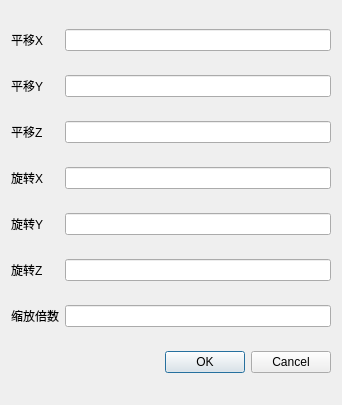
<?xml version="1.0" encoding="UTF-8"?>
<ui version="4.0">
 <class>RadarBeamRotateDlg</class>
 <widget class="QDialog" name="RadarBeamRotateDlg">
  <property name="geometry">
   <rect>
    <x>0</x>
    <y>0</y>
    <width>342</width>
    <height>405</height>
   </rect>
  </property>
  <property name="windowTitle">
   <string>RadarBeamRotateDlg</string>
  </property>
  <layout class="QHBoxLayout" name="horizontalLayout">
   <item>
    <layout class="QGridLayout" name="gridLayout">
     <item row="5" column="0">
      <widget class="QLabel" name="label_6">
       <property name="text">
        <string>旋转Z</string>
       </property>
      </widget>
     </item>
     <item row="1" column="0">
      <widget class="QLabel" name="label_2">
       <property name="text">
        <string>平移Y</string>
       </property>
      </widget>
     </item>
     <item row="4" column="0">
      <widget class="QLabel" name="label_5">
       <property name="text">
        <string>旋转Y</string>
       </property>
      </widget>
     </item>
     <item row="2" column="0">
      <widget class="QLabel" name="label_3">
       <property name="text">
        <string>平移Z</string>
       </property>
      </widget>
     </item>
     <item row="0" column="0">
      <widget class="QLabel" name="label">
       <property name="text">
        <string>平移X</string>
       </property>
      </widget>
     </item>
     <item row="3" column="0">
      <widget class="QLabel" name="label_4">
       <property name="text">
        <string>旋转X</string>
       </property>
      </widget>
     </item>
     <item row="0" column="1">
      <widget class="QLineEdit" name="lineEdit_OffsetX"/>
     </item>
     <item row="1" column="1">
      <widget class="QLineEdit" name="lineEdit_OffsetY"/>
     </item>
     <item row="6" column="0">
      <widget class="QLabel" name="label_7">
       <property name="text">
        <string>缩放倍数</string>
       </property>
      </widget>
     </item>
     <item row="2" column="1">
      <widget class="QLineEdit" name="lineEdit_OffsetZ"/>
     </item>
     <item row="4" column="1">
      <widget class="QLineEdit" name="lineEdit_RotateY"/>
     </item>
     <item row="5" column="1">
      <widget class="QLineEdit" name="lineEdit_RotateZ"/>
     </item>
     <item row="6" column="1">
      <widget class="QLineEdit" name="lineEdit_Scale"/>
     </item>
     <item row="3" column="1">
      <widget class="QLineEdit" name="lineEdit_RotateX"/>
     </item>
     <item row="7" column="1">
      <widget class="QDialogButtonBox" name="buttonBox">
       <property name="standardButtons">
        <set>QDialogButtonBox::Cancel|QDialogButtonBox::Ok</set>
       </property>
      </widget>
     </item>
    </layout>
   </item>
  </layout>
 </widget>
 <layoutdefault spacing="6" margin="11"/>
 <resources/>
 <connections/>
</ui>
